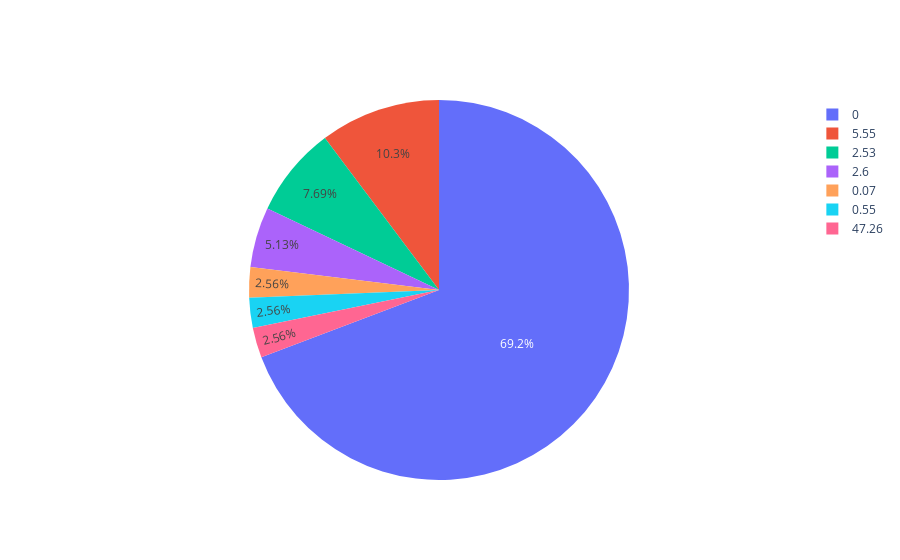

Notebook cell for this chart:
### Code cell
## object columns
price_data_type_object_group = price_data_type_object.groupby("Null_Percentage").count().reset_index()
plot_pie_chart(price_data_type_object_group,"Null_Percentage","Null_Count")
price_data_type_object

### Figure 1 — Plotly figure (JSON) as saved in the notebook; plotly's stock layout.template omitted (floating-point values rounded to 4 significant figures)
{"data": [{"labels": [0, 0.07, 0.55, 2.53, 2.6, 5.55, 47.26], "type": "pie", "values": [27, 1, 1, 3, 2, 4, 1]}], "layout": {}}
